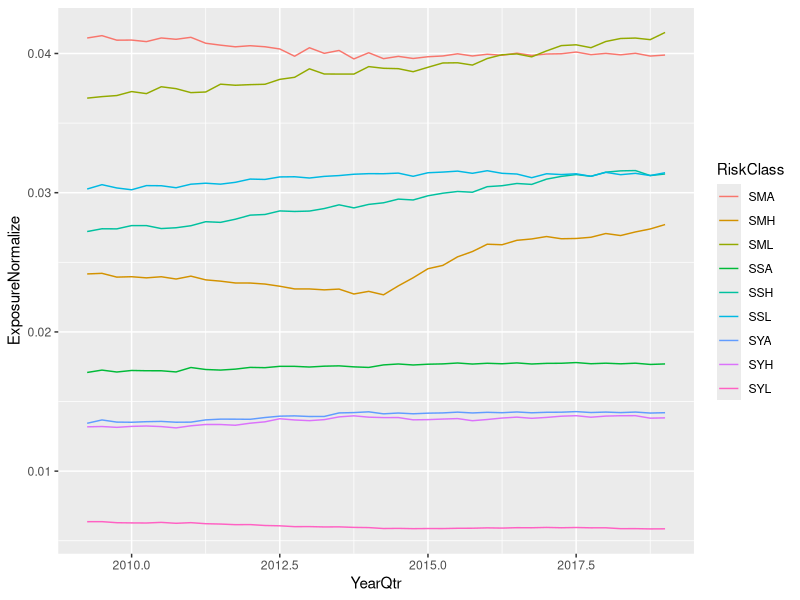
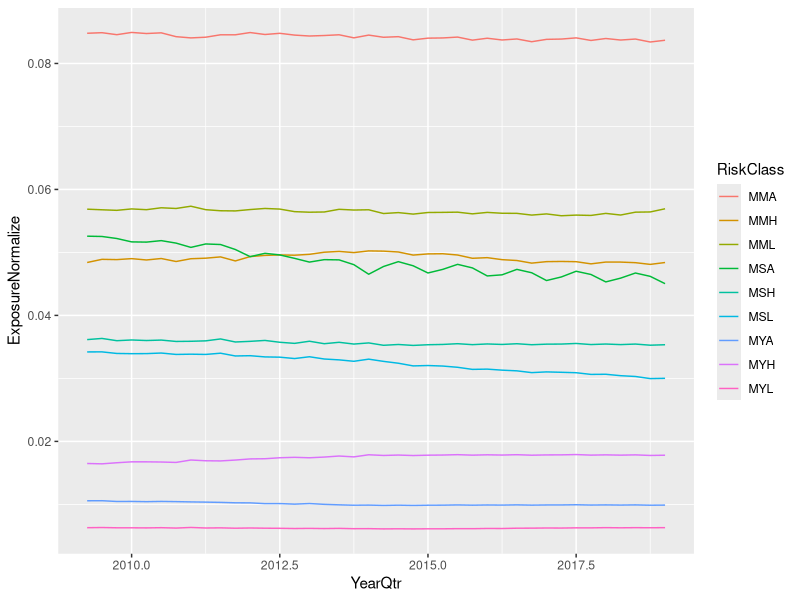
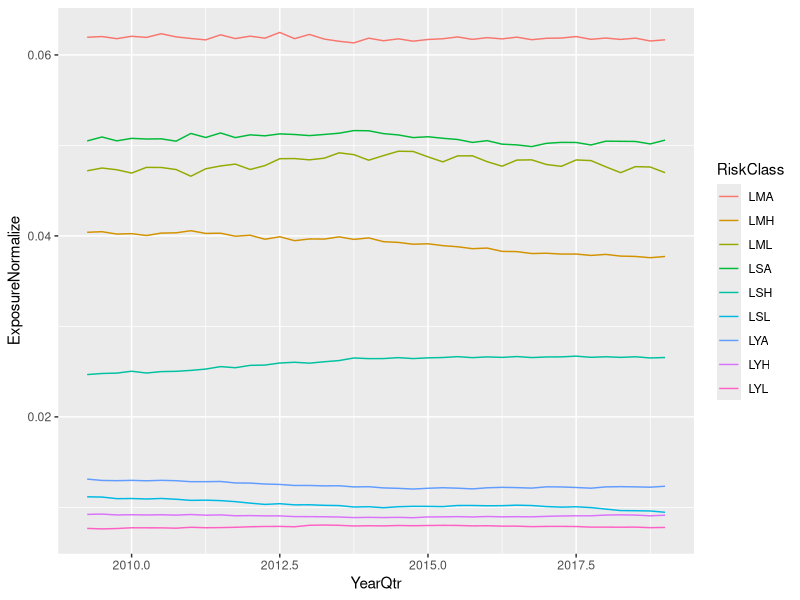
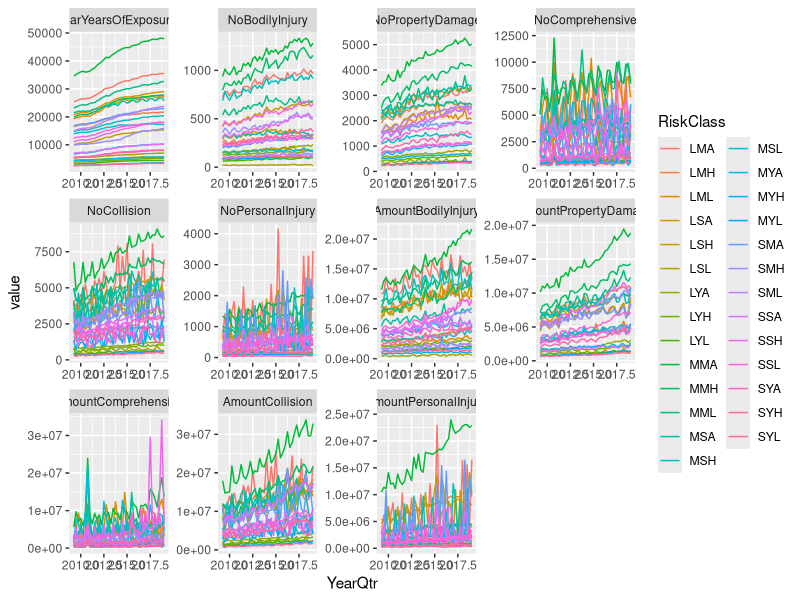
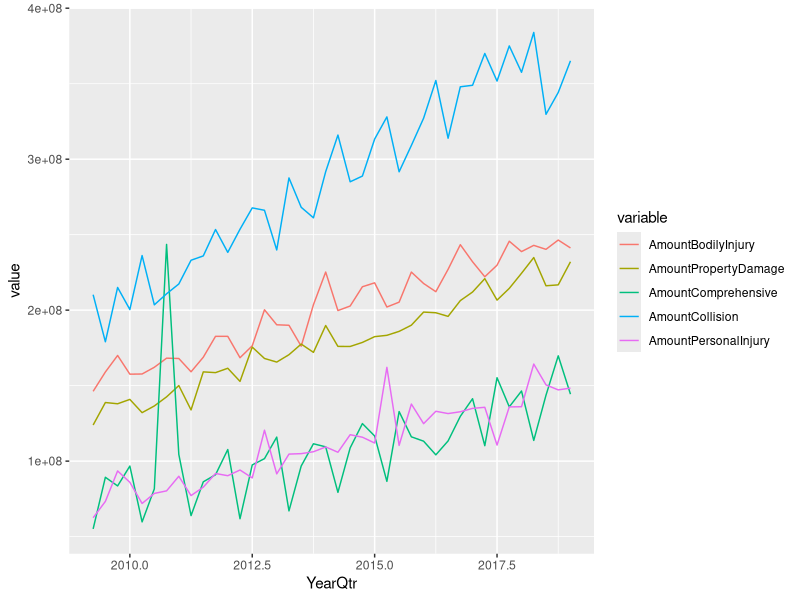
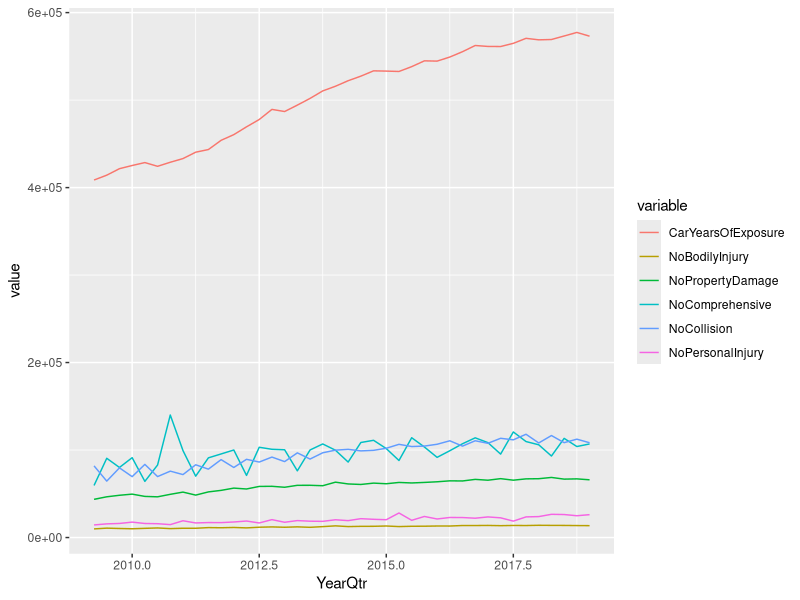
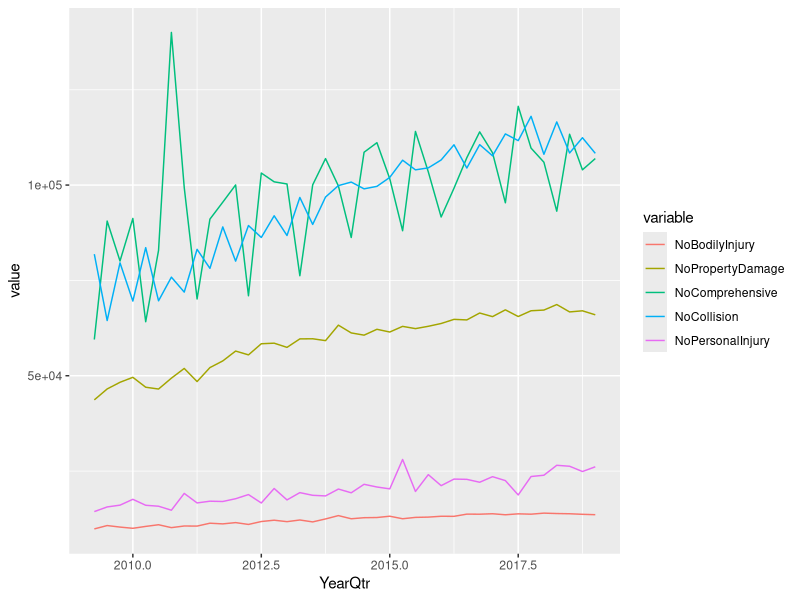
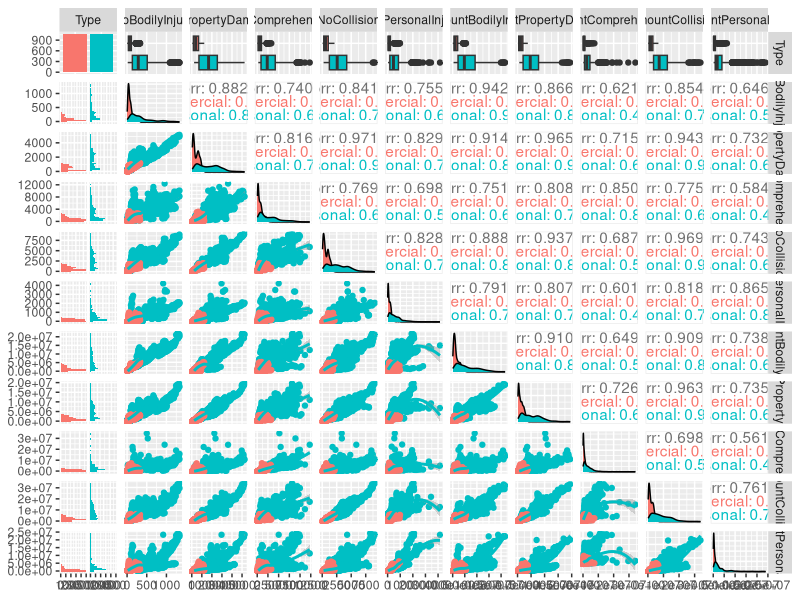

The R script that drew these images, in order: (Note: this script raises an error after producing the figures.)
# load packages
require(tidyverse)
require(readxl)
require(GGally)
require(reshape2)
# set wd
getwd()
setwd()

# read data, skip = Minimum number of rows to skip before reading anything, be it column names or data
autoclaims <- read_excel("2019-student-research-case-study-data.xlsx", skip = 9)
head(autoclaims)

dimension <- dim(autoclaims)
dimension

names(autoclaims)
# Change the names

# temporary names vector
tmp <- c("Year", "Qtr", "RiskClass", "Type", "CarYearsOfExposure", "NoBodilyInjury", "NoPropertyDamage",
         "NoComprehensive", "NoCollision", "NoPersonalInjury", "AmountBodilyInjury", "AmountPropertyDamage",
         "AmountComprehensive", "AmountCollision", "AmountPersonalInjury")

variables <- c("CarYearsOfExposure", "NoBodilyInjury", "NoPropertyDamage",
"NoComprehensive", "NoCollision", "NoPersonalInjury", "AmountBodilyInjury", "AmountPropertyDamage",
"AmountComprehensive", "AmountCollision", "AmountPersonalInjury")
names(autoclaims) <- tmp
head(autoclaims)

# add year + qtr
autoclaims$YearQtr <- autoclaims$Year + 2.5*autoclaims$Qtr/10 

# Total Exposure for each qtr
autoclaims$TotalExposure <- 0
# let's just do a brute force for loop
for( i in levels(factor(autoclaims$Year))){
  for(j in levels(factor(autoclaims$Qtr))){
    
    autoclaims$TotalExposure[autoclaims$Year == i & autoclaims$Qtr == j] <- sum(autoclaims$CarYearsOfExposure[autoclaims$Year == i & autoclaims$Qtr == j] )
    
  }
}
# then we normalize
autoclaims$ExposureNormalize <- autoclaims$CarYearsOfExposure/autoclaims$TotalExposure

View(autoclaims[autoclaims$RiskClass == "SML" & autoclaims$Type == "Personal",])


# lets make three plots for each vehicle size 

ggplot(data = autoclaims[grepl("^S", x = autoclaims$RiskClass) & autoclaims$Type  == "Personal", , drop = F]) + geom_line(aes( x = YearQtr, y = ExposureNormalize , color = RiskClass))

ggplot(data = autoclaims[grepl("^M", x = autoclaims$RiskClass) & autoclaims$Type  == "Personal", , drop = F]) + geom_line(aes( x = YearQtr, y = ExposureNormalize , color = RiskClass))

ggplot(data = autoclaims[grepl("^L", x = autoclaims$RiskClass) & autoclaims$Type  == "Personal", , drop = F]) + geom_line(aes( x = YearQtr, y = ExposureNormalize , color = RiskClass))

# Amount comprehensive

# Super spike
melt.autoclaims <- melt(autoclaims, id = c("Year", "Qtr", "YearQtr", "Type", "RiskClass"))
ggplot(data = melt.autoclaims[ melt.autoclaims$Type  == "Personal" & !(melt.autoclaims$variable %in% c("TotalExposure", "ExposureNormalize"))
                               ,  , drop = F]) + geom_line(aes( x = YearQtr, y = value , color = RiskClass))+ facet_wrap( ~ variable, scales = "free")


# But if we aggregate The Risk classes
autoclaims.Qtrly <- aggregate(. ~ Year + Qtr+ YearQtr, autoclaims[, !(names(autoclaims) %in% c("Type", "RiskClass") )], FUN = sum)

melt.autoclaims.Qtrly <- melt(autoclaims.Qtrly, id = c("Year", "Qtr", "YearQtr"))
ggplot(data = melt.autoclaims.Qtrly[ !(melt.autoclaims.Qtrly$variable %in% c("TotalExposure", "ExposureNormalize", "NoPropertyDamage",
                                                                             "NoComprehensive", "NoCollision", "NoBodilyInjury", "NoPersonalInjury", "CarYearsOfExposure")), ]) + geom_line(aes( x = YearQtr, y = value, color = variable )) 

ggplot(data = melt.autoclaims.Qtrly[ !(melt.autoclaims.Qtrly$variable %in% c("TotalExposure", "ExposureNormalize", "AmountPropertyDamage",
                                                                             "AmountComprehensive", "AmountCollision", "AmountBodilyInjury", "AmountPersonalInjury")), ]) + geom_line(aes( x = YearQtr, y = value, color = variable )) 


ggplot(data = melt.autoclaims.Qtrly[ !(melt.autoclaims.Qtrly$variable %in% c("TotalExposure", "ExposureNormalize", "AmountPropertyDamage",
                                                                             "AmountComprehensive", "AmountCollision", "AmountBodilyInjury", "AmountPersonalInjury", "CarYearsOfExposure")), ]) + geom_line(aes( x = YearQtr, y = value, color = variable )) 




#  ----
names(autoclaims)
# function for lower part of ggpairs data
lowerFn <- function(data, mapping, method , ...) {
  p <- ggplot(data = data, mapping = mapping) +
    geom_point() +
    geom_smooth(method = method, ...)
  p
}



ggpairs(autoclaims[, c(4,6:dimension[2])],lower = list(continuous = wrap(lowerFn, method = "loess")), 
        mapping = ggplot2::aes(colour = Type))

melt.auto<- melt(data = autoclaims, id= c("YearQtr","Year", "Qtr", "RiskClass", "Type"))



p.box <- ggplot(data = melt.auto) + geom_boxplot(aes(color = Type, y = value)) + facet_wrap( ~ variable, scales = "free")
p.box

p.box <- ggplot(data = melt.auto) + geom_boxplot(aes(color = RiskClass, y = value)) + facet_wrap( ~ variable, scales = "free")
p.box


p.point <- ggplot(data = melt.auto) + geom_line(aes( x = YearQtr, y = value, color = RiskClass)) + facet_wrap( ~ variable, scales = "free")
p.point

# making plots for personal only, commercial only and both after the other colums have been summmed For
# example for each type there is a corresponding risk class, In order to plot the whole data set withour type column
# we need to sum the risk class for personal and commerical
autoclaims.personal <- autoclaims[autoclaims$Type == "Personal",]
autoclaims.commercial <- autoclaims[autoclaims$Type == "Commercial",]
melt.auto.personal <- melt(data = autoclaims.personal, id= c("YearQtr","Year", "Qtr", "RiskClass", "Type"))
melt.auto.commercial <- melt(data = autoclaims.commercial, id= c("YearQtr","Year", "Qtr", "RiskClass", "Type"))

# make data frame with no type, but maintaining the uniqueness of year, qtr, yearqtr and Risk classs
autoclaims.agg.type <- aggregate(. ~ RiskClass + Year + YearQtr + Qtr, 
                                 data = autoclaims[, !(names(autoclaims) %in% c("Type"))], FUN = sum)

melt.auto.agg.type <- melt(data = autoclaims.agg.type, id= c("YearQtr","Year", "Qtr", "RiskClass"))

# plott

ggplot(data = melt.auto.personal) + geom_line(aes( x = YearQtr, y = value, color = RiskClass)) + facet_wrap( ~ variable, scales = "free")

ggplot(data = melt.auto.commercial) + geom_line(aes( x = YearQtr, y = value, color = RiskClass)) + facet_wrap( ~ variable, scales = "free")

ggplot(data = melt.auto.agg.type) + geom_line(aes( x = YearQtr, y = value, color = RiskClass)) + facet_wrap( ~ variable, scales = "free")


# hello worl


# Only plot one variable
# Remember agg.type is the aggregated personal and commercial
View(autoclaims.agg.type)

ggplot(data = autoclaims.agg.type) + geom_line(aes(x = YearQtr, y = NoBodilyInjury , color = RiskClass))
ggplot(data = autoclaims.agg.type) + geom_line(aes(x = YearQtr, y = CarYearsOfExposure , color = RiskClass))
  


# histogram
ggplot(data = autoclaims) + geom_histogram(aes(NoBodilyInjury))

sum(NoBodilyInjury == 1)

### ---- Some nice Proportion plots


#-----
ggplot(data = autoclaims[autoclaims$Type == "Personal", , drop = F]) + geom_histogram(aes(NoBodilyInjury), bins = 30)


ggplot(data = autoclaims[autoclaims$Type == "Personal" & autoclaims$RiskClass == "SML", , drop = F]) + geom_histogram(aes(NoBodilyInjury), bins = 30)
